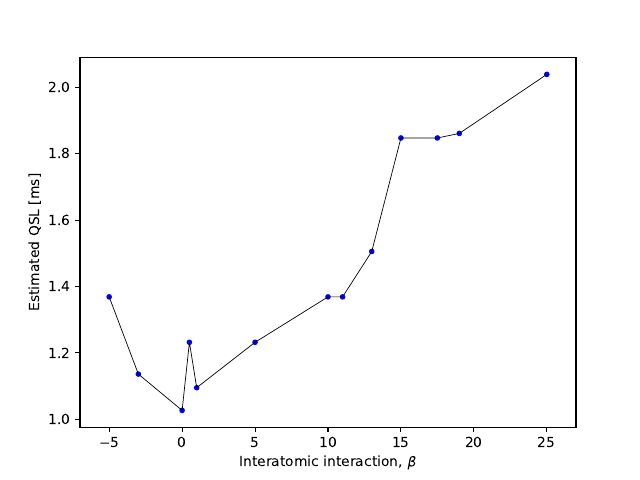

Here is the Python script that generated this plot:
import matplotlib.pyplot as plt

beta = [-5,-3,0,0.5,1,5,10,11,13,15,17.5,19,25]
t = [1,0.83,0.75,0.9,0.8,0.9,1,1,1.1,1.35,1.35,1.36,1.49]
scale = 0.5/0.36537 #Conversion scale for time --> Time[ms]

minb = -5
maxb = 25

for i in range(len(t)):
    t[i] *= scale
    
plt.plot(beta,t, 'b.')
plt.plot(beta,t, 'k-', linewidth=0.5)
#plt.plot([2*minb, 2*maxb], [0.75, 0.75], 'r--')
plt.xlim(minb - 2, maxb + 2)
plt.xlabel(r"Interatomic interaction, $\beta$")
plt.ylabel("Estimated QSL [ms]")
filename = "QSL"
plt.savefig(filename+".pdf")
plt.savefig(filename+".svg")
plt.savefig(filename+".png")

